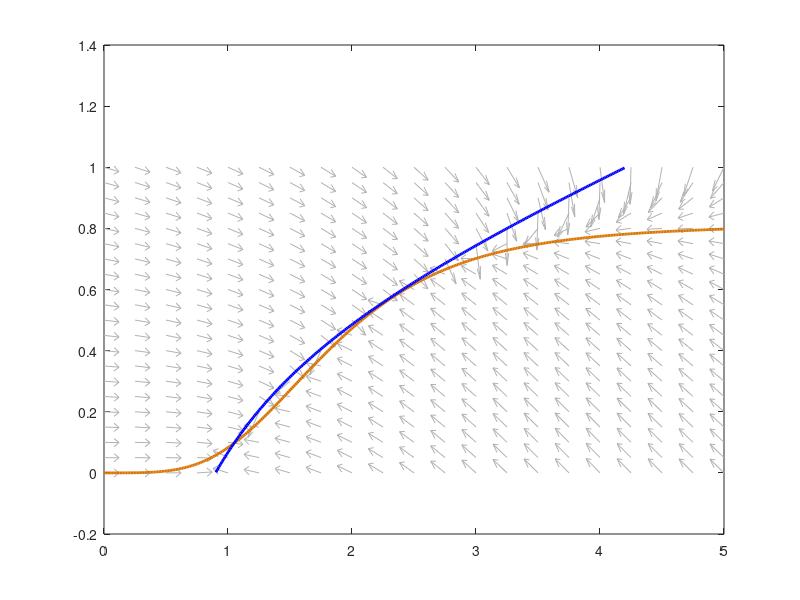

Here is the MATLAB script that generated this plot: (Note: this script raises an error after producing the figure.)
clear; clc; close all;

%% ========================================================================
% 1. PARAMETER INITIALIZATION (Based on Table 3)
% ========================================================================

% Microglial dynamics parameters
rm = 1.0;           % Microglial transition rate (yr^-1)
beta = 4.0;         % Max amyloid-triggered switch rate
n = 4;              % Hill coefficient for microglial switch (highly sensitive)
sigmaStar = 0.75;   % Saturation threshold for clearance 
K = sigmaStar/(1-sigmaStar);   % Half-saturation constant for switch (K = 3)
gamma = 0.5;        % Cytokine self-amplification rate

% Amyloid-beta dynamics parameters
pstim = 2.5;        % Inflammation-driven A-beta production rate
Amax = 20;          % Carrying capacity / deposition plateau for A-beta
cclear = 1.0;       % Non-microglial clearance rate (yr^-1)
Vc = 10;            % Maximum microglial clearance capacity
theta = 0.3;        % Clearance efficiency penalty for toxic microglia

% Neuronal and Tau dynamics parameters (Downstream)
sr = 0.20;          % Resistant surviving neuron fraction (floor)
d0 = 2e-4;          % Baseline age-related death hazard
da = 0.002;         % A-beta oligomer toxicity coefficient
dtau = 0.05;        % Tangle toxicity coefficient
Vtox = 0.12;        % Maximum microglial neurotoxicity
Ktox = 0.4;         % Half-max toxic fraction for neuronal death
tau0 = 0.05;        % Baseline tau production
btau = 0.5;         % Amyloid-driven tau production
gtau = 2.0;         % Inflammation-driven tau production
dt = 0.1;           % Slow tangle clearance rate (yr^-1)

% Bifurcation Parameter
p = 5.9;  % Baseline A-beta production rate (Swap to 6.1 or 6.3 for other states)

%% ========================================================================
% 2. MATHEMATICAL FUNCTIONS & NULLCLINES
% ========================================================================

% H(a): Hill function governing the amyloid-triggered microglial switch
H = @(a) (a.^n)./(K^n + a.^n);

% mStar(a): The analytical m-nullcline (derived via quadratic formula)
% Solves dm/dt = 0 for m, returning the stable resting state of microglia
mStar = @(a) (-(beta*H(a)+1-gamma) + sqrt((beta*H(a)+1-gamma).^2 + 4*gamma*beta*H(a)))/(2*gamma);

% sig(a): Saturating microglial uptake function (a / 1+a)
sig = @(a) a./(1+a);

% F(a): 1D root-finding function for the whole system. 
% Substitutes the m-nullcline (mStar) into the a-equation to find where da/dt = 0
F = @(a) (p + pstim*mStar(a)).*(1-a/Amax) - cclear*a ...
       - Vc*((1-mStar(a))+theta*mStar(a)).*sig(a);

% Full 2D differential equations (used for the vector field quiver plot)
adot = @(a,m) (p + pstim*m).*(1-a/Amax) - cclear*a - Vc*((1-m)+theta*m).*sig(a);
mdot = @(a,m) rm*((1-m).*(beta*H(a)+gamma*m) - m);

%% ========================================================================
% 3. ROOT FINDING (EQUILIBRIA DETECTION)
% ========================================================================

% Create a fine, logarithmically spaced grid to scan for sign changes.
% This ensures we don't miss closely spaced roots in the bistable window.
agrid = logspace(-2, log10(Amax-0.01), 6000);
Fa = arrayfun(F, agrid);

aEq = []; % Array to store equilibrium A-beta values
for i = 1:length(agrid)-1
    if Fa(i)==0
        aEq(end+1) = agrid(i); % Exact root found on grid
    elseif Fa(i)*Fa(i+1) < 0
        % Sign change detected; use fzero to find the exact root between grid points
        aEq(end+1) = fzero(F,[agrid(i) agrid(i+1)]); 
    end
end

% Calculate the corresponding equilibrium m values
mEq = mStar(aEq);
fprintf('p = %.3f: found %d equilibria\n', p, length(aEq));

%% ========================================================================
% 4. PHASE PLANE PLOTTING (VECTOR FIELD & NULLCLINES)
% ========================================================================

figure; hold on; box on;

% Generate and plot the vector field (quiver plot)
[AA,MM] = meshgrid(0:0.25:5, 0:0.05:1);
dA = adot(AA,MM); 
dM = mdot(AA,MM);
L = sqrt(dA.^2+dM.^2)+eps; % Normalize vector lengths for clean visualization
quiver(AA,MM,dA./L,dM./L,0.5,'Color',[0.7 0.7 0.7], 'HandleVisibility','off');

% Plot the continuous m-nullcline (Orange)
aplot = linspace(0,5,400);
h1 = plot(aplot, mStar(aplot), 'Color',[0.85 0.45 0], 'LineWidth',2);

% Plot the continuous a-nullcline (Blue)
% Derived by solving da/dt = 0 for m analytically
mA = (cclear*aplot + Vc*sig(aplot) - p*(1-aplot/Amax)) ...
   ./ (pstim*(1-aplot/Amax) + Vc*(1-theta)*sig(aplot));
mA(mA<0 | mA>1) = NaN; % Remove mathematically invalid regions outside [0,1]
h2 = plot(aplot, mA, 'b','LineWidth',2);

% Vertical dotted line showing the microglial switch threshold K
xline(K,'r:','LineWidth',1.5, 'HandleVisibility','off');

% Legend setup variables
hStable = [];
hSaddle = [];
legH = [h1 h2];
legN = {'microglia m-nullcline (Eq.3)', 'amyloid a-nullcline (Eq.4)'};

%% ========================================================================
% 5. STABILITY ANALYSIS (JACOBIAN) & HAZARD CALCULATION
% ========================================================================

% Loop through every equilibrium point found by fzero
for k = 1:length(aEq)
    a = aEq(k); 
    m = mEq(k);
    
    % Evaluate Hill function and its derivative at equilibrium
    Hv = H(a); 
    Hp = n*K^n*a^(n-1)/(K^n+a^n)^2;
    
    % Analytically construct the 2x2 (a,m) Jacobian Matrix [J11 J12; J21 J22]
    J11 = -(p+pstim*m)/Amax - cclear - Vc*((1-m)+theta*m)/(1+a)^2;
    J12 = pstim*(1-a/Amax) + Vc*(1-theta)*sig(a);
    J21 = rm*(1-m)*beta*Hp;
    J22 = rm*(-beta*Hv + gamma*(1-2*m) - 1);
    
    Jam = [J11 J12; J21 J22];
    
    % Determine stability: Since trace is strictly negative in this system, 
    % a positive determinant guarantees a stable node, and negative guarantees a saddle.
    isStable = det(Jam) > 0;
    
    % Calculate downstream variables (Tau burden and Neuronal Hazard Phi)
    tau1 = tau0 + btau*sig(a) + gtau*m;
    Phi1 = d0 + da*sig(a) + dtau*tau1^2/(1+tau1^2) + Vtox*m^2/(Ktox^2+m^2);
    taus = sr*tau1;
    Phis = d0 + da*sig(a) + dtau*taus^2/(1+taus^2) + Vtox*m^2/(Ktox^2+m^2);
    
    % Full 4D system eigenvalues (incorporating the s and tau eigenvalues)
    eFull = sort([eig(Jam); -Phis; -dt]);
    
    typ = "stable node";
    if ~isStable, typ = "saddle"; end
    
    % Print analytical results to the console
    fprintf('eq%d: a*=%.3f m*=%.3f Phi(s=1)=%.4f Phi(s=sr)=%.4f %s\n', k, a, m, Phi1, Phis, typ);
    
    % Plot the equilibrium point markers dynamically
    if isStable
        % Stable nodes are plotted as solid black dots
        h = plot(a, m, 'ko', 'MarkerFaceColor','k', 'MarkerSize',9);
        if isempty(hStable)
            hStable = h;
            legH(end+1) = h; 
            legN{end+1} = 'stable node'; 
        else
            set(h, 'HandleVisibility','off'); % Prevent duplicate legend entries
        end
    else
        % Unstable saddle nodes are plotted as hollow white dots
        h = plot(a, m, 'ko', 'MarkerFaceColor','w', 'MarkerSize',9, 'LineWidth',1.5);
        if isempty(hSaddle)
            hSaddle = h;
            legH(end+1) = h; 
            legN{end+1} = 'saddle'; 
        else
            set(h, 'HandleVisibility','off'); % Prevent duplicate legend entries
        end
    end
end

%% ========================================================================
% 6. FIGURE FORMATTING
% ========================================================================

xlim([0 5]); ylim([0 1]);
xlabel('A\beta load a'); 
ylabel('toxic microglia m');
title(sprintf('a-m phase plane at p = %.1f', p));
legend(legH, legN, 'Location','best');
